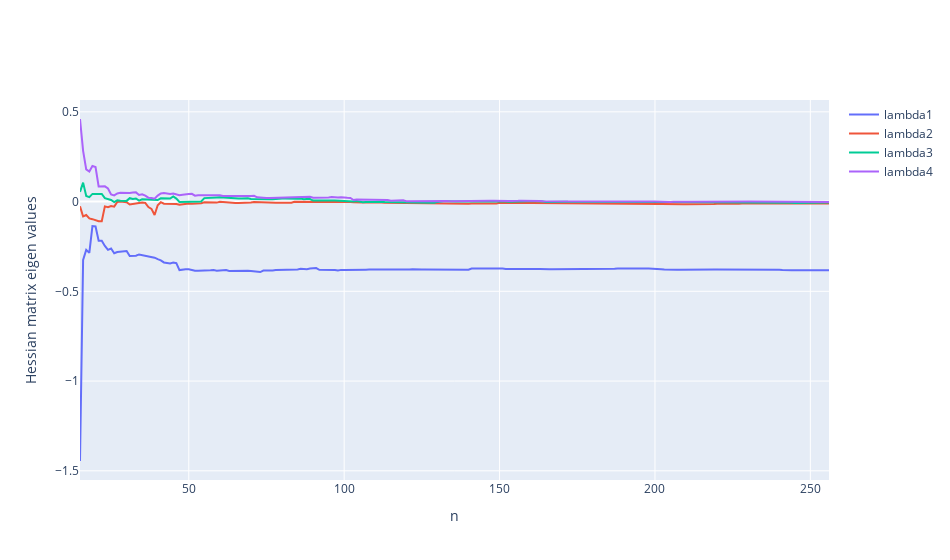
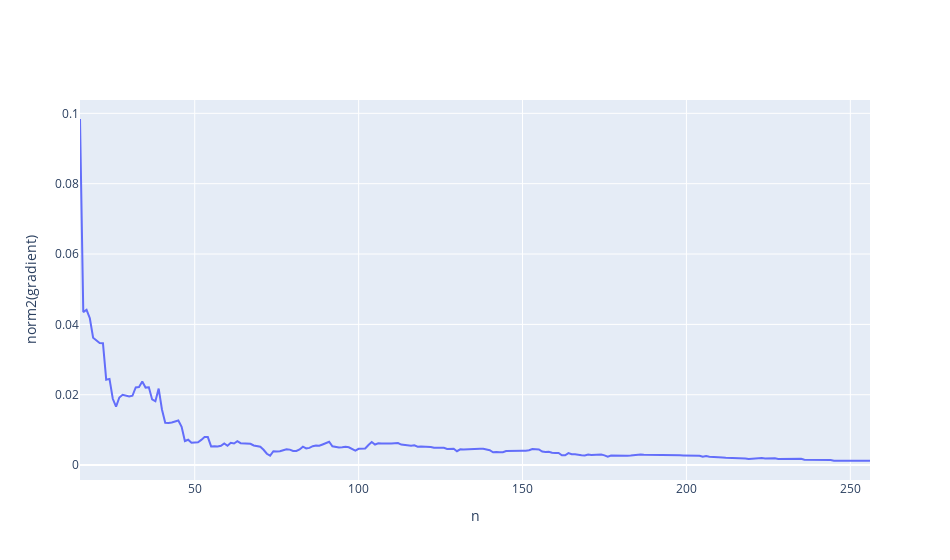
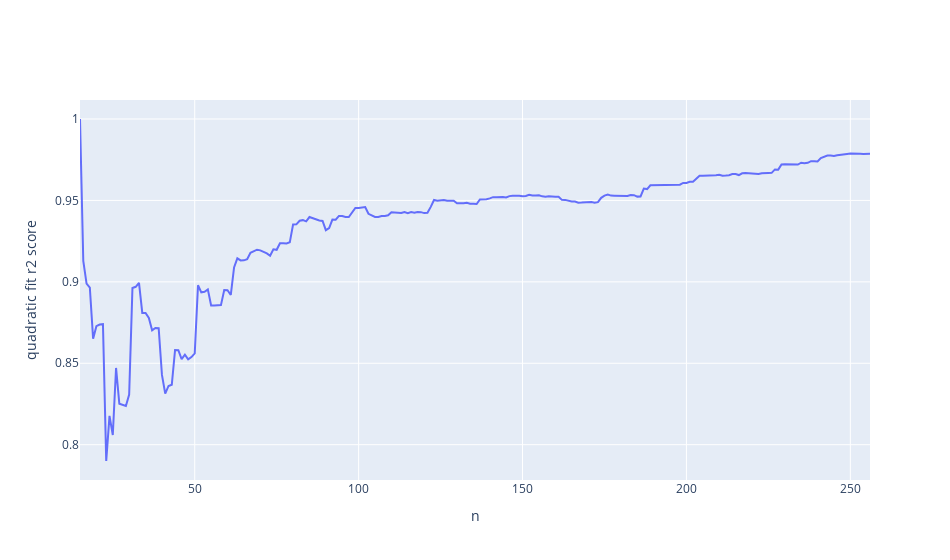

Notebook code for these charts, in order:
### Code cell
# How many points (minimum) do we need to fit a quadratic model?
poly_reg = PolynomialFeatures(degree=2)
quadratic_monomials = poly_reg.fit_transform(samples)
min_n = quadratic_monomials.shape[1]
print(f"In dimension {dim}, one needs at least {min_n} points to fit a quadratic model")


n_vector = np.arange(min_n, N + 1, 1)
eigenvalues = []
r2_scores = []
gradients = []
for n in n_vector:
    x = samples[x_order[:n], :]
    y = likelihood_values[x_order[:n]]
    H, gradient, r2_score = fit_quadratic_model(x, y)
    eigen_decomposition = np.linalg.eig(H)
    eigenvalues.append(np.sort(eigen_decomposition.eigenvalues))
    r2_scores.append(r2_score)
    gradients.append(np.linalg.norm(gradient, ord=2))
eigenvalues = np.array(eigenvalues)

fig = go.Figure(
    go.Scatter(x=n_vector, y=eigenvalues[:, 0], name=f"lambda1", mode="lines")
)
for k in range(1, 4):
    fig.add_scatter(x=n_vector, y=eigenvalues[:, k], mode="lines", name=f"lambda{k+1}")
fig.update_layout(width=950, xaxis_title="n", yaxis_title="Hessian matrix eigen values")
fig.show()

fig = go.Figure(go.Scatter(x=n_vector, y=gradients, mode="lines"))
fig.update_layout(width=950, xaxis_title="n", yaxis_title="norm2(gradient)")
fig.show()

fig = go.Figure(go.Scatter(x=n_vector, y=r2_scores, mode="lines"))
fig.update_layout(width=950, xaxis_title="n", yaxis_title="quadratic fit r2 score")
fig.show()

### Figure 1 — Plotly figure (JSON) as saved in the notebook; plotly's stock layout.template omitted (floating-point values rounded to 4 significant figures; data arrays with more than 128 entries replaced by an {"elided": "..."} marker saying what was removed)
{"data": [{"mode": "lines", "name": "lambda1", "type": "scatter", "x": {"elided": "242 int values"}, "y": {"elided": "242 float values"}}, {"mode": "lines", "name": "lambda2", "type": "scatter", "x": {"elided": "242 int values"}, "y": {"elided": "242 float values"}}, {"mode": "lines", "name": "lambda3", "type": "scatter", "x": {"elided": "242 int values"}, "y": {"elided": "242 float values"}}, {"mode": "lines", "name": "lambda4", "type": "scatter", "x": {"elided": "242 int values"}, "y": {"elided": "242 float values"}}], "layout": {"width": 950, "xaxis": {"title": {"text": "n"}}, "yaxis": {"title": {"text": "Hessian matrix eigen values"}}}}

### Figure 2 — Plotly figure (JSON) as saved in the notebook; plotly's stock layout.template omitted (floating-point values rounded to 4 significant figures; data arrays with more than 128 entries replaced by an {"elided": "..."} marker saying what was removed)
{"data": [{"mode": "lines", "type": "scatter", "x": {"elided": "242 int values"}, "y": {"elided": "242 float values"}}], "layout": {"width": 950, "xaxis": {"title": {"text": "n"}}, "yaxis": {"title": {"text": "norm2(gradient)"}}}}

### Figure 3 — Plotly figure (JSON) as saved in the notebook; plotly's stock layout.template omitted (floating-point values rounded to 4 significant figures; data arrays with more than 128 entries replaced by an {"elided": "..."} marker saying what was removed)
{"data": [{"mode": "lines", "type": "scatter", "x": {"elided": "242 int values"}, "y": {"elided": "242 float values"}}], "layout": {"width": 950, "xaxis": {"title": {"text": "n"}}, "yaxis": {"title": {"text": "quadratic fit r2 score"}}}}
